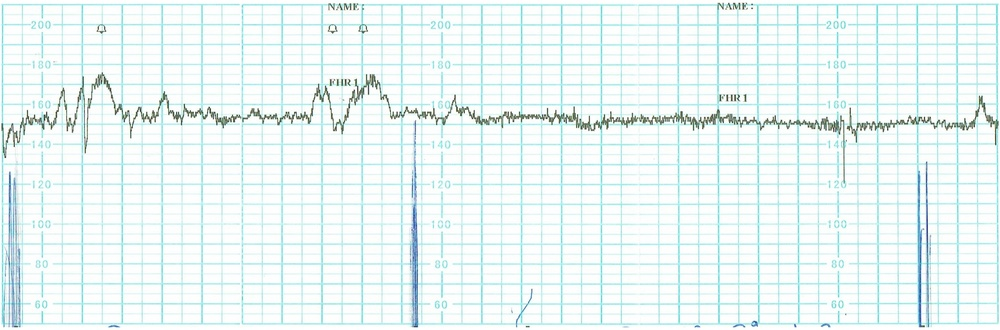
#> input picture sample_graph.jpg, 1000 x 330 px, shrunk from 2962 x 978 before the run
$ python test.py
#> lines starting #> are read from the running program, lines starting #| are printed output that depends on the picture; long printed decimals are rounded
import cv2
import numpy as np

img = cv2.imread('sample_graph.jpg')
#> img is the input picture: shape (330, 1000, 3); mean B, G, R 245.5, 246.1, 234.7
gray = cv2.cvtColor(img,cv2.COLOR_BGR2GRAY)
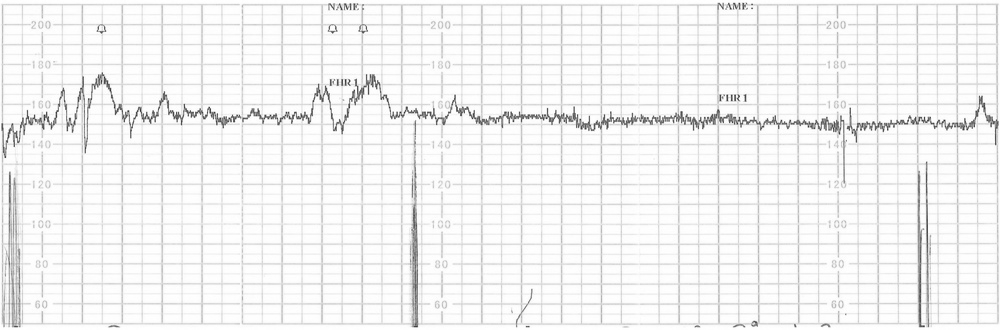
#> gray: shape (330, 1000); min 38, max 255, mean 242.7
edges = cv2.Canny(gray,50,150,apertureSize = 3)
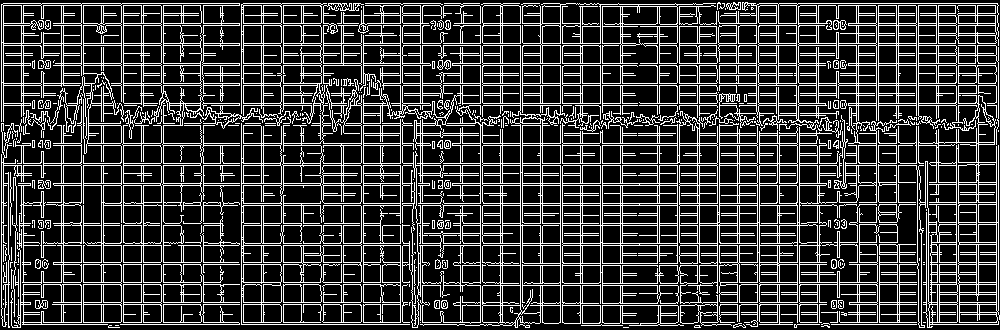
#> edges: shape (330, 1000); 22.2% white in thin lines or dots
cv2.imshow('edges', edges)
cv2.waitKey(0)

h, w, c = img.shape
#> h = 330; w = 1000; c = 3

lines = cv2.HoughLines(edges,1,np.pi/180,500)
#> lines = 42 rows, first 8: [43, 1.57], [45, 1.57], [63, 1.57], [83, 1.57], [165, 1.57], [65, 1.57], [85, 1.57], [163, 1.57]

for rho,theta in lines[:,0]:
    print(rho, theta)
    a = np.cos(theta)
    b = np.sin(theta)
    x0 = a*rho
    y0 = b*rho
    x1 = int(x0 + w*(-b))
    y1 = int(y0 + h*(a))
    x2 = int(x0 - w*(-b))
    y2 = int(y0 - h*(a))

    # print(rho, theta)
    # print(x1, x2, y1, y2)

    cv2.line(img,(x1,y1),(x2,y2),(0,0,255),2)
#> this loop made 42 passes
#> (rho, x0, y0, y1, y2) on passes 1 to 12: (43, -1.88e-06, 43, 42, 43), (45, -1.97e-06, 45, 44, 45), (63, -2.75e-06, 63, 62, 63), (83, -3.63e-06, 83, 82, 83), (165, -7.21e-06, 165, 164, 165), (65, -2.84e-06, 65, 64, 65), (85, -3.72e-06, 85, 84, 85), (163, -7.12e-06, 163, 162, 163), (145, -6.34e-06, 145, 144, 145), (103, -4.5e-06, 103, 102, 103), (105, -4.59e-06, 105, 104, 105), (143, -6.25e-06, 143, 142, 143)
#| 43.0 1.571
#| 45.0 1.571
#| 63.0 1.571
#| 83.0 1.571
#| 165.0 1.571
#| 65.0 1.571
#| 85.0 1.571
#| 163.0 1.571
#> (further printed lines are left out)
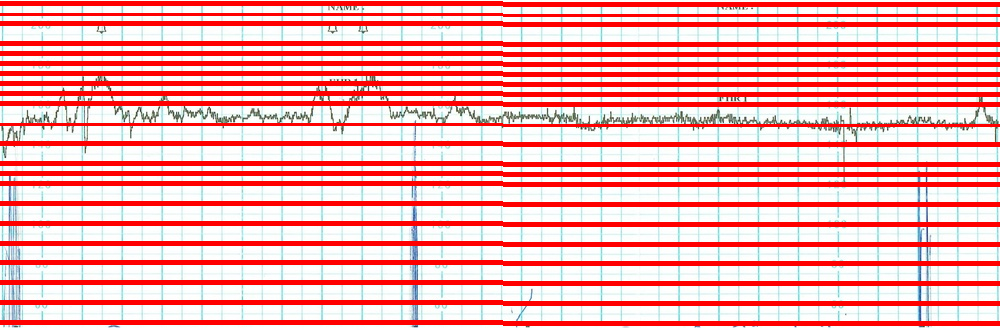
#> img: shape (330, 1000, 3); mean B, G, R 167.3, 167.8, 244.5

cv2.imshow('fin', img)
cv2.waitKey(0)
